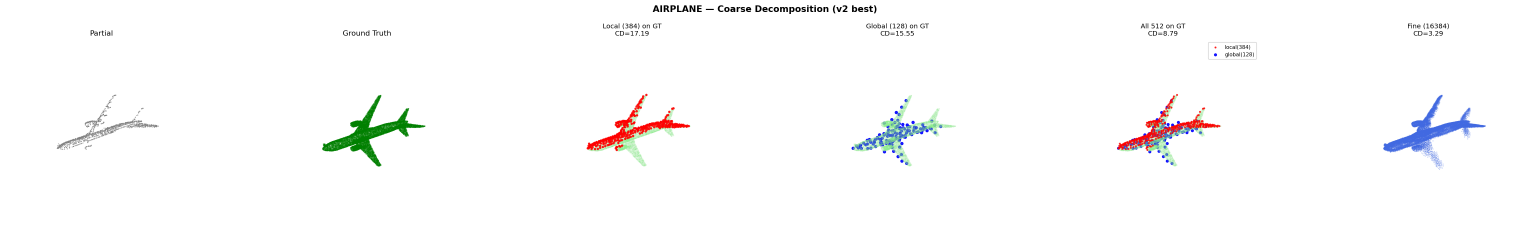
#> input picture completion/visualize_output/coarse_eval_v2/airplane_2d7aff5577ae_coarse_eval.png, 4589 x 713 px (shown at 1/3 size); its folder holds 4 pictures in this run
$ python compare_v2_fm.py
#> lines starting #> are read from the running program, lines starting #| are printed output that depends on the picture
"""Side-by-side comparison of v2 baseline vs Flow Matching v1 coarse eval images."""
import os, glob
import matplotlib
matplotlib.use("Agg")
import matplotlib.pyplot as plt
import matplotlib.image as mpimg

V2_DIR  = "./visualize_output/coarse_eval_v2"
FM_DIR  = "./visualize_output/coarse_eval_fm_v1"
OUT_DIR = "./visualize_output/comparison_v2_vs_fm"

os.makedirs(OUT_DIR, exist_ok=True)

categories = ["airplane", "cabinet", "car", "chair", "lamp", "sofa", "table", "watercraft"]

for suffix in ["coarse_eval", "multiangle", "offset_hist"]:
    fig, axes = plt.subplots(len(categories), 2, figsize=(40, 6 * len(categories)))

    for i, cat in enumerate(categories):
        v2_files = sorted(glob.glob(os.path.join(V2_DIR, f"{cat}_*_{suffix}.png")))
        fm_files = sorted(glob.glob(os.path.join(FM_DIR, f"{cat}_*_{suffix}.png")))

        for j, (files, label) in enumerate([(v2_files, "v2 baseline"), (fm_files, "FM v1")]):
            ax = axes[i, j]
            if files:
                img = mpimg.imread(files[0])
#> img is the input picture: shape (713, 4589, 4) float32; mean R, G, B, A 0.985, 0.984, 0.984, 1
                ax.imshow(img)
                ax.set_title(f"{cat.upper()} — {label}", fontsize=14, fontweight="bold")
            else:
                ax.text(0.5, 0.5, "N/A", ha="center", va="center", fontsize=20)
                ax.set_title(f"{cat.upper()} — {label}", fontsize=14)
            ax.axis("off")

    plt.suptitle(f"v2 Baseline vs Flow Matching v1 — {suffix.replace('_', ' ').title()}",
                 fontsize=18, fontweight="bold", y=1.0)
    plt.tight_layout()
    out_path = os.path.join(OUT_DIR, f"compare_{suffix}.png")
    plt.savefig(out_path, dpi=100, bbox_inches="tight")
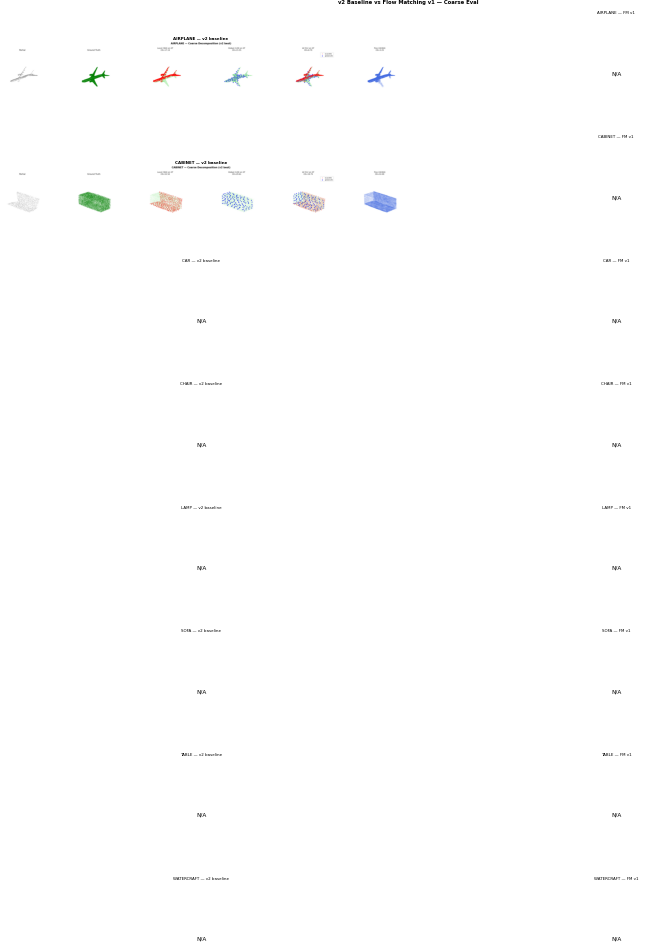
#> figure drawn by matplotlib, 2 panels
    plt.close()
    print(f"Saved: {out_path}")

# Summary comparison table
#> (the run stopped early here; a loop or call above may not have finished)
